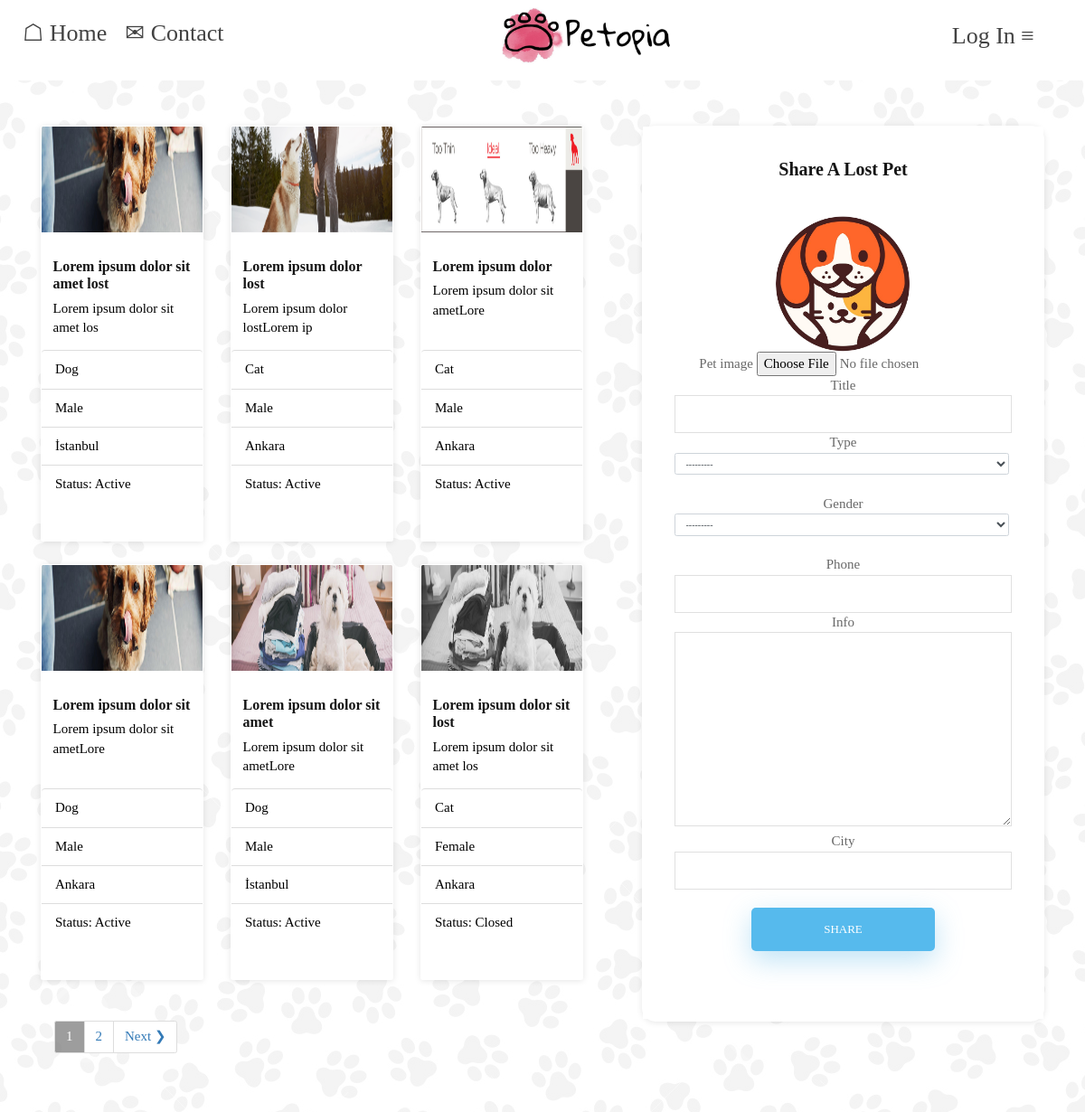
/lost-announce/, run on the app's committed database.
### announcements/models.py (models this page shows, shortened)
class LostPet(models.Model):
    pet_image = models.ImageField(null=True, upload_to='announcements/lost')
    title = models.CharField(max_length=50, null=True)
    type = models.CharField(max_length=20, choices=TYPE_CHOICES, null=True)
    status = models.CharField(max_length=20, choices=STATUS, null=True, default='Active')
    gender = models.CharField(max_length=20, choices=GENDER_CHOICES, null=True)
    phone = models.CharField(max_length=11, null=True)
    info = models.TextField(max_length=750, null=True)
    city = models.CharField(max_length=50, null=True)
    created = models.DateTimeField(auto_now_add=True)
    id = models.UUIDField(default=uuid.uuid4, unique=True, primary_key=True, editable=False)
    class Meta:
        ordering = ['status', '-created']

### announcements/views.py (the view)
# urls.py: path('lost-announce/', views.lost_page, name="lost-announce"),
def lost_page(request):
    profile = request.user
    form = LostPetCreationForm()
    lost = LostPet.objects.all()
    custom_range, lost = paginateLosts(request, lost, 6)
    if request.method == 'POST':
        form = LostPetCreationForm(request.POST, request.FILES)
        if form.is_valid():
            lost = form.save(commit=False)
            lost.save()
            return redirect('lost-announce')
    context = {'form': form, 'lost': lost, 'profile': profile, 'custom_range': custom_range}
    return render(request, 'announcements/lost-announce.html', context)

### announcements/templates/announcements/lost-announce.html (shortened to what this page needs)
{% extends 'main-announce.html' %}
{% load static %}
{% block content %}
    <div class="container" style="margin-top:50px; font-family: cursive">
        <div class="row">
            <div class="col-md-7">
                <div class="row">
                    <div class="col-md-12">
                        <div class="card-deck">
                            {% for l in lost %}
                                {% if l.status == "Active" %}
                                    <a href="{% url 'lost-announce-detail' l.id %}">
                                        <div class="card golge" style="width: 18rem;max-width: 18rem;height: 46rem;max-height: 46rem;min-height: 46rem;min-width: 18rem; margin-bottom: 25px;">
                                            <img class="card-img-top" src="{{ l.pet_image.url }}" alt="Card image cap" style="width: 178px;height: 117px;min-height: 117px;max-width: 178px;min-width: 178px;max-height: 117px;">
                                            <div class="card-body" style="    max-height: 13rem;">
                                                <h5 class="card-title">{{ l.title }}</h5>
                                                <p class="card-text" style="color: black;">{{ l.info|slice:"30" }}</p>
                                            </div>
                                            <ul class="list-group list-group-flush" style="color: black;">
                                                <li class="list-group-item">{{ l.type }}</li>
                                                <li class="list-group-item">{{ l.gender }}</li>
                                                <li class="list-group-item">{{ l.city }}</li>
                                                <li class="list-group-item">Status: {{ l.status }}</li>
                                            </ul>
                                        </div>
                                    </a>
                                {% else %}
                                    <div class="card golge" style="width: 18rem;max-width: 18rem;height: 46rem;max-height: 46rem;min-height: 46rem;min-width: 18rem; margin-bottom: 25px;">
                                            <img class="card-img-top" src="{{ l.pet_image.url }}" alt="Card image cap" style="width: 178px;height: 117px;min-height: 117px;max-width: 178px;min-width: 178px;max-height: 117px;  filter: grayscale(100%)">
                                            <div class="card-body" style="    max-height: 13rem;">
                                                <h5 class="card-title">{{ l.title }}</h5>
                                                <p class="card-text" style="color: black;">{{ l.info|slice:"30" }}</p>
                                            </div>
                                            <ul class="list-group list-group-flush" style="color: black;">
                                                <li class="list-group-item">{{ l.type }}</li>
                                                <li class="list-group-item">{{ l.gender }}</li>
                                                <li class="list-group-item">{{ l.city }}</li>
                                                <li class="list-group-item">Status: {{ l.status }}</li>
                                            </ul>
                                    </div>
                                {% endif %}
                            {% endfor %}
                        </div>
                    </div>
                </div>
                {% include 'pagination.html' with queryset=lost custom_range=custom_range search_query=search_query %}
            </div>
            <div class="col-md-5">
                <div class="blog-page">
                    <aside class="cardd radius-15 sidebar">
                        <div class="widget-about widget">
                            <header>
                                <h4>Share A Lost Pet</h4>
                            </header>
                            <img src="{% static 'images/petcircle.jpg' %}" id="icon" alt="User Icon"
                                 style="border-radius: 50%;margin-top:10px;max-width: 40%;"/>
                            <form method="post" action="" enctype="multipart/form-data">
                                {% for field in form %}
                                    {{ field.label }}
                                    {{ field }}
                                    <br>
                                {% endfor %}
                                <input type="submit" class="fadeIn fourth" value="Share" style="margin-top:20px">
                            </form>
                        </div>
                    </aside>
                </div>
            </div>
        </div>
    </div>
{% endblock %}

### templates/main-announce.html (shortened to what this page needs)
<!DOCTYPE html>
{% load static %}
<html lang="en">
<head>
    <link rel="stylesheet" href="https://cdn.jsdelivr.net/npm/bootstrap@4.0.0/dist/css/bootstrap.min.css">
    <link rel="stylesheet" href="{% static 'styles/founded.css' %}">
    <link rel="stylesheet" href="{% static 'styles/home2.css' %}">
</head>
<body style="background: url('{% static 'images/background.png' %}'); background-blend-mode: overlay; font-family: cursive">
{% include 'navbar.html' %}
{% block content %}
{% endblock content %}
</body>
</html>

### templates/navbar.html (shortened to what this page needs)
{% load static %}
<header>
    {% if request.user.is_authenticated %}
        <nav class="navbar navbar-expand-lg"
             style="background-color: white;display: flex;justify-content: space-between; font-family: cursive">
            <div id="navbarNavDropdown">
                <ul class="navbar-nav">
                    <li class="nav-item active">
                        <a class="nav-link" href="/"
                           style="color: #424242;font-size: 26px;font-family: cursive;margin-left: 10px;margin-top: -6px;">
                            <p>☖ Home</p>
                            <span class="sr-only">(current)</span></a>
                    </li>
                    <li class="nav-item">
                        <a class="nav-link" href="mailto:petopiasite@outlook.com"
                           style="color: #424242;font-size: 26px;font-family: cursive;margin-left: 10px;margin-top: -6px;">
                            <p>✉ Contact</p>
                            <span class="sr-only">(current)</span></a>
                    </li>
                </ul>
            </div>
            <div style="max-width: 200px;">
                <a href="/"><img src="{% static 'images/logo.png' %}" alt="adspot"></a>
            </div>
            <div class="dropdown">
                <button class="dropbtn" style="margin-right: 30px;background-color:
        white;color: #424242;font-size: 26px;font-family: cursive;">
                    <p style="">
                        {% if profile.user_type == 'petlover' %}
                            {% if profile.profile_image == '' %}
                                <img src="{% static 'images/profiles/user-default.jpg' %}" id="icon" alt="User Icon"
                                     style="border-radius: 50%;width: 40px;height: 40px; margin-top: 27px;margin-left: 13px;margin-right: -54px;">
                            {% else %}
                                <img src="{{ profile.profile_image.url }}" id="icon" alt="User Icon"
                                     style="border-radius: 50%;width: 40px;height: 40px;">
                            {% endif %}
                        {% elif profile.user_type == 'business' %}
                            {% if profile.logo == '' %}
                                <img src="{% static 'images/profiles/store-default.png' %}" id="icon" alt="User Icon"
                                     style="border-radius: 50%;width: 40px;height: 40px;">
                            {% else %}
                                <img src="{{ profile.logo.url }}" id="icon" alt="User Icon"
                                     style="border-radius: 50%;width: 40px;height: 40px;">
                            {% endif %}
                        {% endif %}
                        {{ profile.username }}
                    </p>
                </button>
                <div class="dropdown-content">
                    {% if profile.is_superuser %}
                        <a href="{% url 'admin-dashboard' %}">
                            <p style="font-family: cursive">▶ Dashboard</p>
                        </a>
                    {% else %}
                        <a href="{% url 'profile' %}">
                            <p style="font-family: cursive">▶ Profile</p>
                        </a>
                    {% endif %}
                    <a href="{% url 'logout' %}">
                        <p style="font-family: cursive">▶ Log Out</p>
                    </a>
                </div>
            </div>
        </nav>
    {% else %}
        <nav class="navbar navbar-expand-lg"
             style="background-color: white;display: flex;justify-content: space-between;font-family: cursive">
            <div id="navbarNavDropdown">
                <ul class="navbar-nav">
                    <li class="nav-item active">
                        <a class="nav-link" href="/"
                           style="color: #424242;font-size: 26px;font-family: cursive;margin-left: 10px;margin-top: -6px;">
                            <p>☖ Home</p>
                            <span class="sr-only">(current)</span></a>
                    </li>
                    <li class="nav-item">
                        <a class="nav-link" href="mailto:petopiasite@outlook.com"
                           style="color: #424242;font-size: 26px;font-family: cursive;margin-left: 10px;margin-top: -6px;">
                            <p>✉ Contact</p>
                            <span class="sr-only">(current)</span></a>
                    </li>
                </ul>
            </div>
            <div style="max-width: 200px;;;">
                <a href="/"><img src="{% static 'images/logo.png' %}" alt="adspot"></a>
            </div>
            <div class="dropdown">
                <button class="dropbtn" style="margin-right: 30px;background-color:
        white;color: #424242;font-size: 26px;font-family: cursive;">
                    <p style="">Log In ≡</p>
                </button>
            </div>
        </nav>
    {% endif %}
</header>

### templates/pagination.html (shortened to what this page needs)
{% load static %}
{% if queryset.has_other_pages %}
    <div class="container" style="font-family: cursive">
        <ul class="pagination">
            {% for page in custom_range %}
                {% if page == queryset.number %}
                    <li class="page-item"><a style="background-color: #808080c4;color: white;" href="?page={{page}}&search_query={{search_query}}" class="page-link"
                                             data-page="{{ page }}">{{ page }}</a></li>
                {% else %}
                    <li class="page-item"><a href="?page={{page}}&search_query={{search_query}}" class="page-link"
                                             data-page="{{ page }}">{{ page }}</a></li>
                {% endif %}
            {% endfor %}
            {% if queryset.has_next %}
                <li class="page-item"><a href="?page={{ queryset.next_page_number }}&search_query={{search_query}}" class="page-link"
                                         data-page="{{ queryset.next_page_number }}">Next &#10095;</a></li>
            {% endif %}
        </ul>
    </div>
{% endif %}

### data on the page
LostPet: pet_image (picture), title "Lorem ipsum dolor sit amet lost", info "Lorem ipsum dolor sit amet los", type "Dog", gender "Male", city "İstanbul", status "Active"
LostPet: pet_image (picture), title "Lorem ipsum dolor lost", info "Lorem ipsum dolor lostLorem ip", type "Cat", gender "Male", city "Ankara", status "Active"
LostPet: pet_image (picture), title "Lorem ipsum dolor", info "Lorem ipsum dolor sit ametLore", type "Cat", gender "Male", city "Ankara", status "Active"
LostPet: pet_image (picture), title "Lorem ipsum dolor sit", info "Lorem ipsum dolor sit ametLore", type "Dog", gender "Male", city "Ankara", status "Active"
LostPet: pet_image (picture), title "Lorem ipsum dolor sit amet", info "Lorem ipsum dolor sit ametLore", type "Dog", gender "Male", city "İstanbul", status "Active"
LostPet: pet_image (picture), title "Lorem ipsum dolor sit lost", info "Lorem ipsum dolor sit amet los", type "Cat", gender "Female", city "Ankara", status "Closed"

### other printed values
{{ page }} "1"
{{ page }} "2"
{{ field.label }} "Pet image" "Title" "Type" "Gender" "Phone" "Info" "City"
